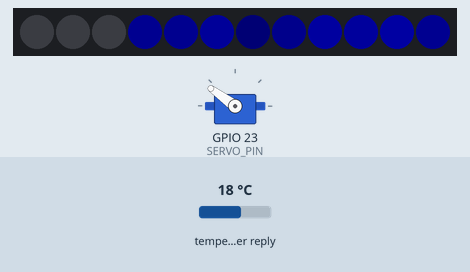
The sketch below on a simulated ESP32. Shown: 12 RGB LEDs in strip order, left to right, servo. The test bench sets the inputs (shaded band); at power-on: temperature in the weather reply 18 °C. Dim RGB values are drawn brighter than linear; WiFi joins after 1.5 s; servers stay silent unless stated; random numbers use the default seed unless the sketch sets one; web services answer with replies made up by the test bench; what the sketch prints to the serial monitor is not drawn.

Above: at 1.86 s.
At 6.96 s:
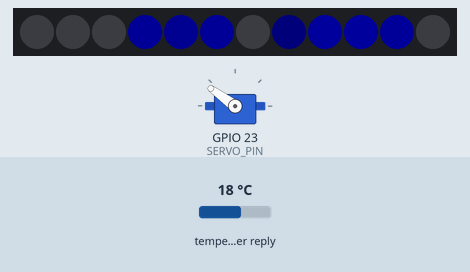
At 9.66 s:
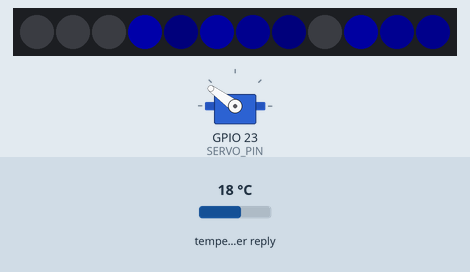
At 19.28 s:
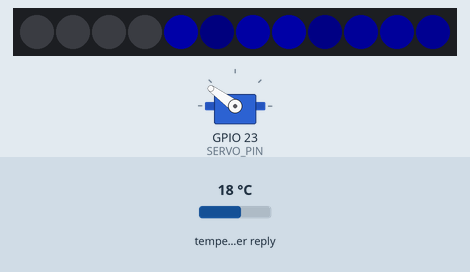
At 28.0 s:
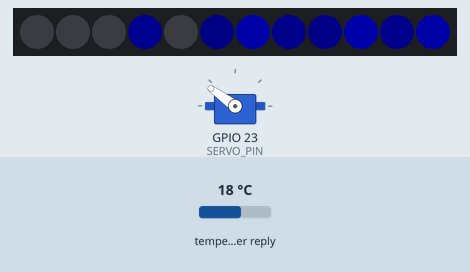
At 38.82 s:
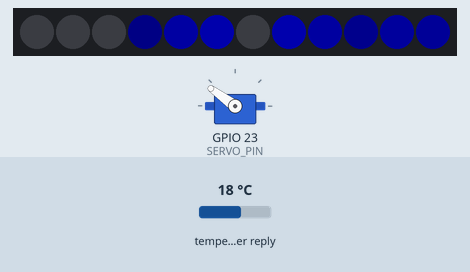

The sketch:

Surfers_decoration.ino
```cpp
/*
    Manifesting and Embodying Data From the Internet:

    Decoration for surfers

    We've created a Decoration that indicates live wave height and wind speed

    This sketch connects to the internet to fetch real-time weather data (wind speed and wave height) from OpenWeatherMap and Stormglass APIs.
    The ESP32 controls a NeoPixel LED strip and a servo motor based on the fetched data.
    The LED strip displays wave heights using moving blue LEDs (resembles the waves),
    while the servo motor adjusts its position according to the wind speed.
    The program continuously updates the data every hour.

    In order to use the script please fill in your Wifi credentials
    If your wifi has a password, also change line 148

    The circuit:
    * Input:
        - WiFi connection to fetch data from the internet.
    * Output:
        - NeoPixel LED strip connected to pin 26.
        - Servo motor connected to pin 23.

    Video link: https://www.youtube.com/watch?v=dNDxYnmZQeg
    Created By:
    Oren Savich
    Rotem Peled
*/

#include <WiFi.h>
#include <WiFiClientSecure.h>
#include <HTTPClient.h>
#include <ArduinoJson.h>
#include <Adafruit_NeoPixel.h>
#include <string.h>
#include <ESP32Servo.h>

// WiFi Credentials
const char* ssid = "Your_SSID";
const char* pass = "Your_Password";

#define CONNECTION_TIMEOUT_SECS 20 //timeout to restart ESP32 when Wifi not found

#define NUM_LEDS 12 //number of led lights in our strip
#define LED_PIN 26 //pin connected to led strip
#define SERVO_PIN 23 //pin connected to servo

String openWeatherMapApiKey = ""; //Add Open Weather Map Api Key
String lat = "32.178698389979665"; //Herzelia
String lon = "34.83778824811556";

String stormglassApiKey = ""; //Add Stormglass API key
String stormglassLat = "58.7984"; // Herzelia
String stormglassLon = "17.8081";

unsigned long lastTime = 0;
unsigned long timerDelay = 10000;
String jsonBuffer;

unsigned long previousMillis = 0; // Store the last time the info was updated
unsigned long info_interval = 3600000; // refresh info every hour

unsigned long previousLedMillis = 0;
unsigned long led_interval = 300;

float wind = 0; //measures wind speed   range 0 - 20
float wave = 0; //measures wave height    range 0 - 4    every led is 0.5    0.5-1:begginers 1-2:intermediate 2-3:advanced

// Create NeoPixel object
Adafruit_NeoPixel strip = Adafruit_NeoPixel(NUM_LEDS, LED_PIN, NEO_GRB + NEO_KHZ800);

// creates servo object
Servo myservo;

void setup()
{
  Serial.begin(115200);
  strip.begin();// Initialize the LED strip
  strip.show(); // Initialize all pixels to 'off'
  strip.setBrightness(50);//originally was 150

  //setup servo
  ESP32PWM::allocateTimer(0); // Allocate timers for the Servo library
  ESP32PWM::allocateTimer(1);
  ESP32PWM::allocateTimer(2);
  ESP32PWM::allocateTimer(3);
  myservo.setPeriodHertz(50); // Standard 50 Hz servo
  myservo.attach(SERVO_PIN, 500, 2500); // Attach the servo to the specified pin

  connect_to_Wifi();
  wind = fetch_wind_speed(); //range 0 - 20
  wave = 3;
  //wave = fetch_wave_height(); // range 0 - 4    every led is 0.5    0.5-1:begginers 1-2:intermediate 2-3:advanced
  activate_servo();
  light_led_strip();
}

void loop()
{
  unsigned long currentMillis = millis();
  if (currentMillis - previousMillis >= info_interval) //refresh wave and wind data every hour
  {
    previousMillis = currentMillis;
    wind = fetch_wind_speed(); //range 0 - 20
    wave = fetch_wave_height(); // range 0 - 4    every led is 0.5    0.5-1:begginers 1-2:intermediate 2-3:advanced

    activate_servo();
  }

  if (currentMillis - previousLedMillis >= led_interval) // refresh lighting to give a wave resemblance
  {
    previousLedMillis = currentMillis;
    light_led_strip();
  }

}

//from json sketchbook
String getJsonContent(const char* url)
{
  String payload = "{}";
  WiFiClientSecure client;
  client.setInsecure();
  HTTPClient https;
  https.begin(client, url);
  int rc = https.GET();
  if (rc > 0)
  {
    Serial.printf("HTTP Response code: %d\n", rc);
    payload = https.getString();
  }
  else
  {
    Serial.printf("Error code: %d\n", rc);
  }
  https.end();
  return payload;
}

//connects to wifi, from wifi sketchbook
void connect_to_Wifi()
{
//  WiFi.begin(ssid, password);//use when there's a password
  WiFi.begin(ssid);//use when no password needed
  Serial.println("Connecting");

  long started_looking_for_wifi = millis();
  while (WiFi.status() != WL_CONNECTED)
  {
    delay(500);
    Serial.print(".");

    if ((millis() - started_looking_for_wifi) >= CONNECTION_TIMEOUT_SECS * 1000)
    {
      Serial.print("Restarting ESP32");
      ESP.restart();
    }
  }

  Serial.println("");
  Serial.print("Connected to WiFi network with IP Address: ");
  Serial.println(WiFi.localIP());
}

float fetch_wind_speed()
{
  //Serial.println("Fetching wind speed:");
  float wind_speed = -1; //default value for issues
  String url = "https://api.openweathermap.org/data/2.5/weather?lat=" + lat + "&lon=" + lon + "&appid=" + openWeatherMapApiKey;
  jsonBuffer = getJsonContent(url.c_str());
  const size_t capacity = JSON_OBJECT_SIZE(3) + 1000;
  DynamicJsonDocument myObject(capacity);
  DeserializationError error = deserializeJson(myObject, jsonBuffer);
  if (error) {
    Serial.print("Failed to parse JSON: ");
    Serial.println(error.c_str());
    return wind_speed;
  }
//  Serial.print("Temperature: ");
//  Serial.println(myObject["main"]["temp"].as<float>());
//  Serial.print("Pressure: ");
//  Serial.println(myObject["main"]["pressure"].as<float>());
//  Serial.print("Humidity: ");
//  Serial.println(myObject["main"]["humidity"].as<float>());
  Serial.print("Wind Speed: ");
  wind_speed = myObject["wind"]["speed"].as<float>();
  Serial.println(wind_speed);

  return wind_speed;
}


//Using stormglass API to fetch wave height
float fetch_wave_height() {
  Serial.println("Fetching wave height:");
  float waveHeight = -1;
  String current_time = fetch_time();
  String url = "https://api.stormglass.io/v2/weather/point?lat=" + stormglassLat + "&lng=" + stormglassLon + "&params=waveHeight&source=sg&start=" + current_time + "&end=" + current_time;
  String payload = "{}";

  WiFiClientSecure client;
  client.setInsecure();
  HTTPClient https;

  https.begin(client, url);
  https.addHeader("Authorization", stormglassApiKey);
  int rc = https.GET();

  if (rc > 0) {
    Serial.printf("HTTP Response code: %d\n", rc);
    payload = https.getString();
    //Serial.println("Received payload:");
    //Serial.println(payload); // Print the entire payload

    // Parse JSON response
    StaticJsonDocument<1024> doc;
    DeserializationError error = deserializeJson(doc, payload);

    if (error) {
      Serial.print("deserializeJson() failed: ");
      Serial.println(error.f_str());
      return waveHeight;
    }

    // Extract the wave height
    waveHeight = doc["hours"][0]["waveHeight"]["sg"];
    String time = doc["hours"][0]["time"];
    //Serial.print("Latest Time: ");
    //Serial.println(time);
    Serial.print("Wave Height (SG): ");
    Serial.println(waveHeight);
  } else {
    Serial.printf("Error code: %d\n", rc);
  }

  https.end();
  return waveHeight;
}

//Fetches current time from worldtimeapi api
String fetch_time()
{
  String url = "https://worldtimeapi.org/api/timezone/Europe/Athens";
  jsonBuffer = getJsonContent(url.c_str());
  const size_t capacity = JSON_OBJECT_SIZE(3) + 1000;
  DynamicJsonDocument myObject(capacity);
  DeserializationError error = deserializeJson(myObject, jsonBuffer);
  if (error) {
    Serial.print("Failed to parse JSON: ");
    Serial.println(error.c_str());
    return "";
  }

  //Serial.print("time: ");
  //Serial.println(myObject["datetime"].as<String>());

  String original = myObject["datetime"].as<String>();
  String extracted = original.substring(0, 13);

  //Serial.println("extracted:");
  //Serial.println(extracted + ":00");
  return extracted + ":00";
}

//lights the led strip acording to the wave height
//Makes the leds looking like waves
void light_led_strip()
{
  // Turn off all LEDs first
  strip.clear();

  // Calculate the number of LEDs to light up based on the wave height
  int numLedsToLight = wave * (NUM_LEDS / 4.0); // Each 0.5 in wave lights up one additional LED

  // Light up the calculated number of LEDs
  for (int i = 0; i < numLedsToLight; i++)
  {
    strip.setPixelColor(NUM_LEDS - 1 - i, strip.Color(0, 0, rand() % 255)); // Blue color
    strip.show();
  }
}

//activates the servo in sync with the wind speed
void activate_servo()
{
  // Map the wind speed to the servo position (0-180 degrees)
  int servoPosition = map(wind, 0, 20, 0, 180); //up to 20 kmh

  // Set the servo position based on the wind speed
  myservo.write(180 - servoPosition);
}
```
